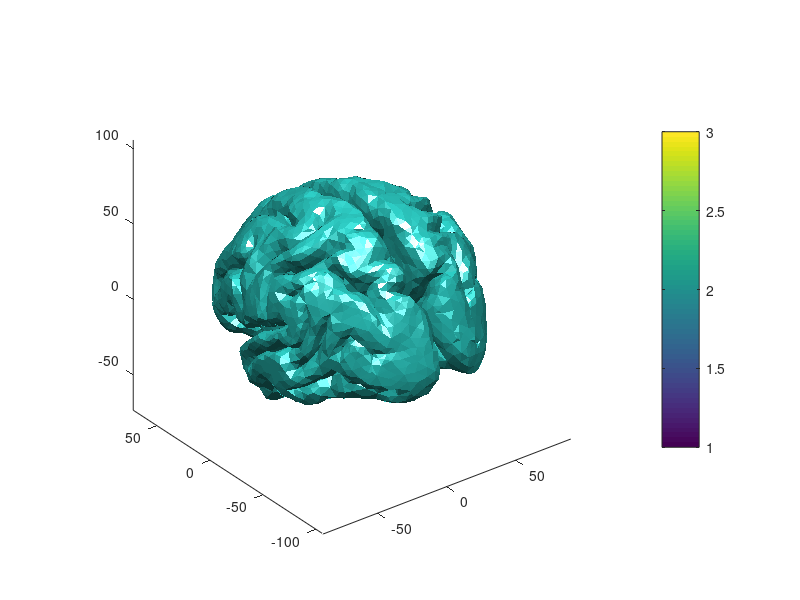

The MATLAB script that drew this image: (Note: this script raises an error after producing the figure.)
clear

load mesh.mat

figure('position', [1440 1 1484 1237]);
pairwiseDist = ones(size(vertices,1),4);
colors = pairwiseDist(:,4)*2;
patch('Vertices', vertices, 'Faces', faces, ...
      'FaceColor', 'interp', 'FaceVertexCData', colors, ...
      'EdgeColor', 'none');

daspect([1 1 1]);
view(3);
axis equal;
colorbar;

camlight left; camlight right; lighting phong; axis equal; axis off;

%% make a plot shere
if 0
    hold on
    [x,y,z] = sphere;
    surface(x*100,y*100-20,z*100-10, 'FaceColor','none','EdgeColor','k')
    view(112, 4)
    axis equal
    axis off
end

%%
hold on;
load mandrill
clear xx yy zz;
X = X(1:4:end,1:4:end);
x = linspace(-0.25,0.25, size(X,1));
y = linspace(-0.25,0.25, size(X,2));
[x,y] = meshgrid(x,y);
z = ones(size(x));

for k = 1:length(x(:))
    dist = abs(x(k)+j*y(k));
    ang  = angle(x(k)+j*y(k));

    dplane = sin(dist);
    zz(k)  = cos(dist);

    realpos = dplane*exp(j*ang);
    xx(k) = real(realpos);
    yy(k) = imag(realpos);

    % project back to 
    % x, y and z
    % top of sphere 0,0,1
end

[xx,yy,zz] = sphere;

ht1 = traditionaldipfit([ 0 -20 -10     0    0  0  100 100 100]);
%ht2 = traditionaldipfit([ 0  0     0 -pi/4 -pi/4 0  1   1   1]);
coords = ht1*[ xx(:) yy(:) zz(:) ones(length(xx),1)]';
coords = coords';

xx = reshape(coords(:,1), size(x));
yy = reshape(coords(:,2), size(x));
zz = reshape(coords(:,3), size(x));

% xx = reshape(xx, size(x))*100;
% yy = reshape(yy, size(x))*100-20;
% zz = reshape(zz, size(x))*100-10;

mesh = surf2patch(xx, yy, zz);

% Create a figure and render the textured mesh
colors = zeros(numel(X),3);
X = X';
for iX = 1:length(X(:))
    colors(iX,:) = map(X(iX),:);
    % colors{iX} = [ '#' dec2hex(floor(255*map(X(iX),1)),2) dec2hex(floor(255*map(X(iX),2)),2) dec2hex(floor(255*map(X(iX),3)),2)  ];
end

%patch('Vertices', mesh.vertices, 'Faces', mesh.faces, 'FaceVertexCData', colors, 'FaceColor', 'interp', 'EdgeColor', 'none');
patch('Vertices', mesh.vertices, 'Faces', mesh.faces, 'FaceColor', 'none', 'EdgeColor', 'k');

%surface(xx(1:10:end,1:10:end),yy(1:10:end,1:10:end),zz(1:10:end,1:10:end), 'FaceColor','texturemap','EdgeColor','none','Cdata',flipud(X))
%colormap(map)
%view(148, 90)
view(3);
axis equal


